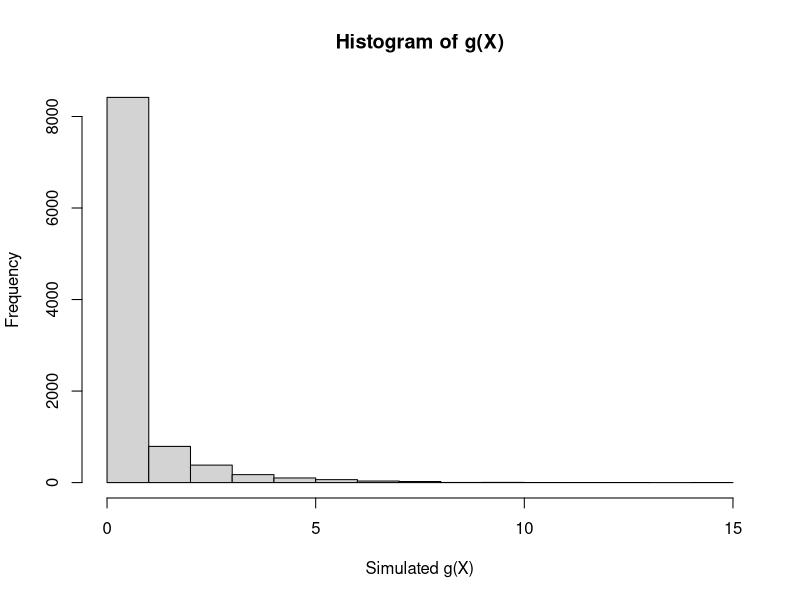
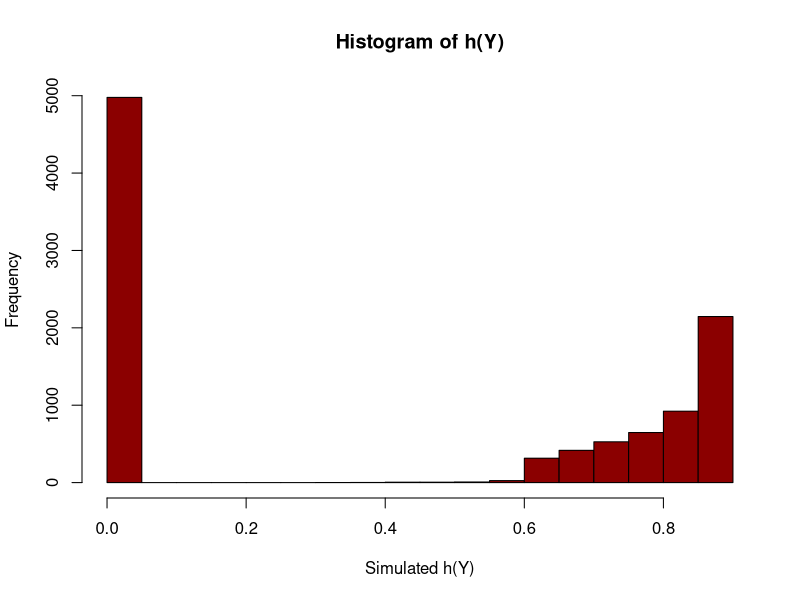
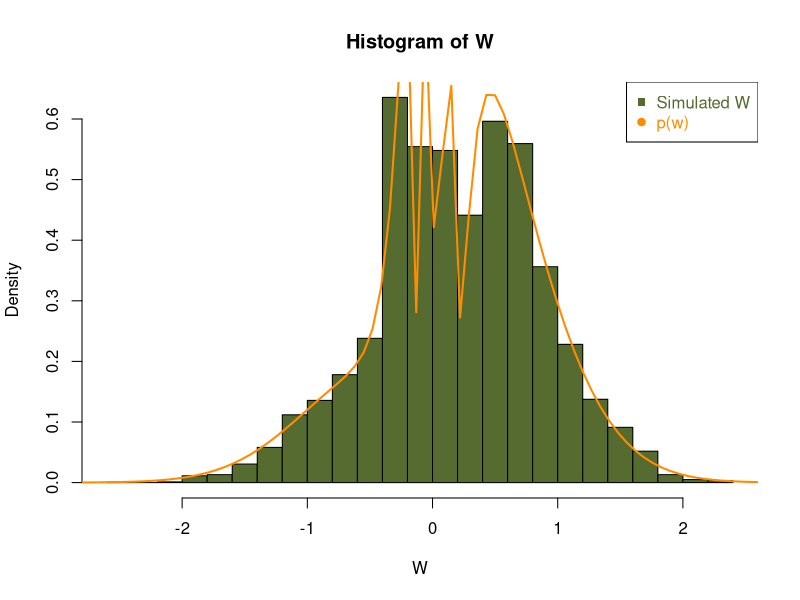

Source code (R) for these figures, in order:
## ---- chunk 1
rm(list=ls(all=T)) #clears your workspace
## ---- chunk 2
g <- function(X) {return(X^2 * as.numeric(X>1))}

hist(g(rnorm(10000)), xlab = "Simulated g(X)",
     main = "Histogram of g(X)")
## ---- chunk 3
h <- function(Y) {return(g(Y)*exp(0.5-Y))}

hist(h(rnorm(10000,mean=1)), xlab = "Simulated h(Y)",
     main = "Histogram of h(Y)", col = "darkred")
## ---- chunk 4
set.seed(68)
I_IS <- mean(h(rnorm(10000,mean=1)))
cat("By Importance Sampling, I is approximated to be", I_IS)
## ---- chunk 5
gg <- function(x) {return(g(x)*dnorm(x,mean=0,sd=1))}
truth <- integrate(gg, lower=-Inf, upper=Inf)
I_true<- truth$value
print(paste("The true I is:", I_true, 
            "with absolute error <", truth$abs.error))

eps_naive <- sqrt(mean((replicate(1000,mean(g(rnorm(10000))))-I_true)^2))
cat("Naive Simulation: approximation error =",eps_naive,"\n")
eps_IS <- sqrt(mean((replicate(1000,mean(h(rnorm(10000,mean=1))))-I_true)^2))
cat("Importance Sampling: approximation error =",eps_IS,"\n")
cat("The approximation error by Importance Sampling is smaller than that by Naive Simulation:", eps_IS<eps_naive)
## ---- chunk 6
set.seed(44)
U <- runif(10000)
I_anti <- mean(g(c(qnorm(U), qnorm(1-U))))
cat("By Antithetic Variables: I =", I_anti)
## ---- chunk 7
eps_anti <- sqrt(mean((replicate(1000,mean(g(c(qnorm(U), qnorm(1-U)))))-I_true)^2))
cat("Antithetic Variables: approximation error =",eps_anti,"\n")
cat("The Antithetic Variables approach improves the approximation error:", eps_anti<eps_IS)
## ---- chunk 8
set.seed(29)
UU <- runif(10000)
Y <- c(qnorm(UU,mean=1), qnorm(1-UU,mean=1))
I_comb <- mean(h(Y))
cat("By Combined Method: I =", I_comb)
## ---- chunk 9
eps_comb <- sqrt(mean((replicate(1000,mean(h(c(qnorm(UU<-runif(10000),mean=1), qnorm(1-UU,mean=1)))))-I_true)^2))
COMPARE <- data.frame("Approximation Error" = c(eps_naive,
                                                eps_IS,
                                                eps_anti,
                                                eps_comb))
rownames(COMPARE) <- c("Naive Simulation",
                       "Importance Sampling",
                       "Antithetic Variables",
                       "Combined")
COMPARE
## ---- chunk 10
f <- function(w){return((2+sin(1/w))*exp(-w^2))}
S <- integrate(f, lower=-Inf, upper=Inf)
S 
S <- S$value
## ---- chunk 11
# proposal distribution
G <- function(z,w) {return(dnorm(z, w, 1))}
judge <- function(Z,W) {return(f(Z)*G(Z,W)/(f(W)*G(W,Z)))}

# simulate
N <- 10000
W <- c(1, rep(0,N-1))
for (t in 1:(N-1))
{
  Z <- rnorm(1, W[t], 1)
  V <- runif(1)
  W[t+1] <- ifelse(V < judge(Z,W[t]), Z, W[t])
}

# histogram
hist(W[-c(1:2000)], breaks = 20, probability = TRUE,
     col = "darkolivegreen",
     main = "Histogram of W", xlab = "W")
lines(ww <- seq(-3,3,by=0.07), f(ww)/S, 
      col="darkorange", lwd=2)
legend("topright",
       legend = c("Simulated W", "p(w)"),
       col = c("darkolivegreen", "darkorange"),
       text.col = c("darkolivegreen", "darkorange"),
       pch = c(15, 19))
